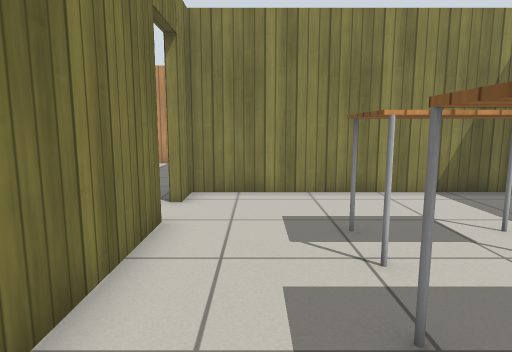
view 1 (above)

20 first-person views from a walk through a world built for the Gazebo simulator. The camera is 0.9 m above the floor, tilts 8° down and sees 75° across. The floor is counted in squares, 0.5 m on a side. Each view is taken from the middle of a square. On the plan, view 1 faces up. The plan holds only what a view shows up to about 17 squares ahead; the rest is blank. Gazebo's built-in surfaces are drawn with simple patterns.

view 2
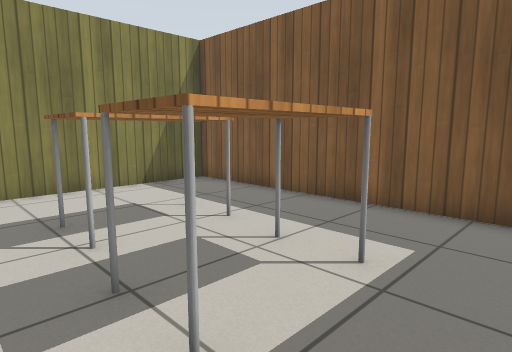

view 3
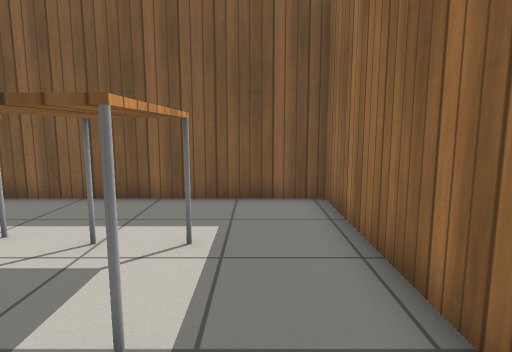

view 4
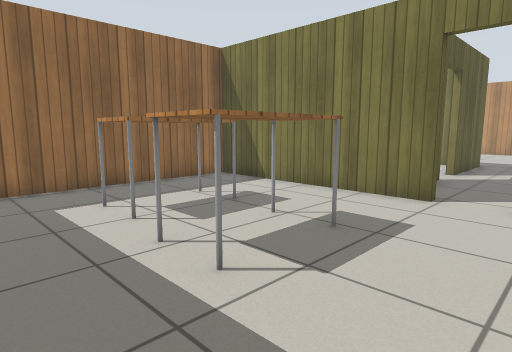

view 5
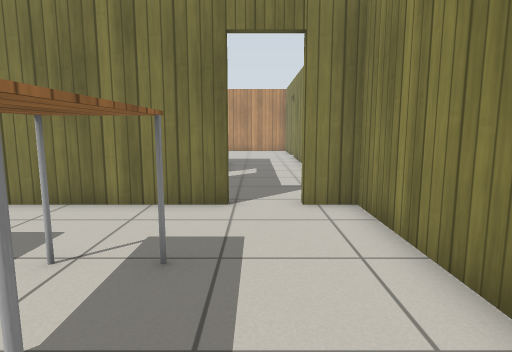

view 6
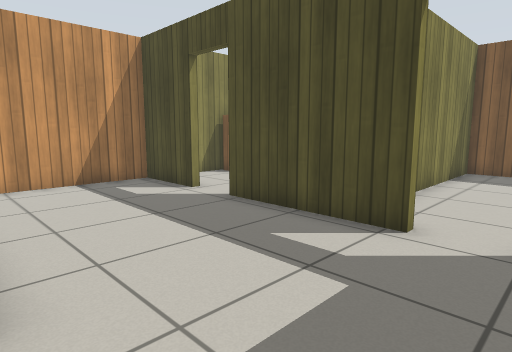

view 7
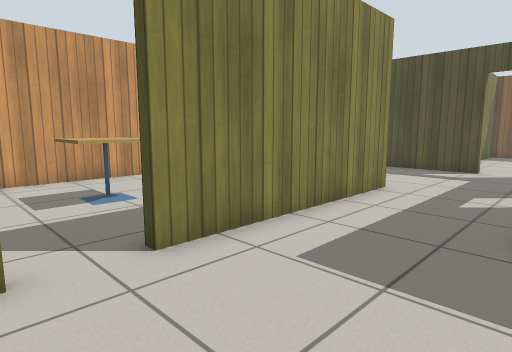

view 8
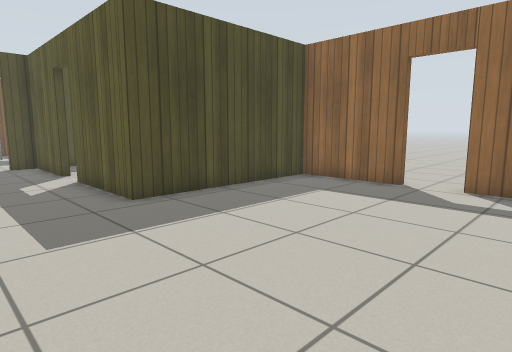

view 9
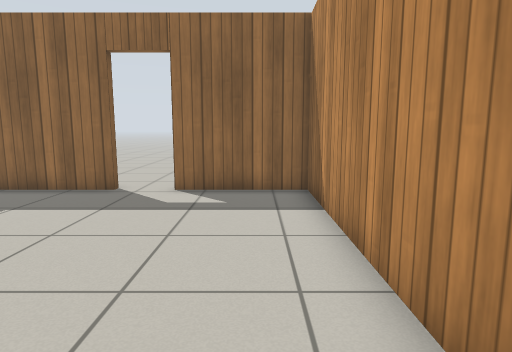

view 10
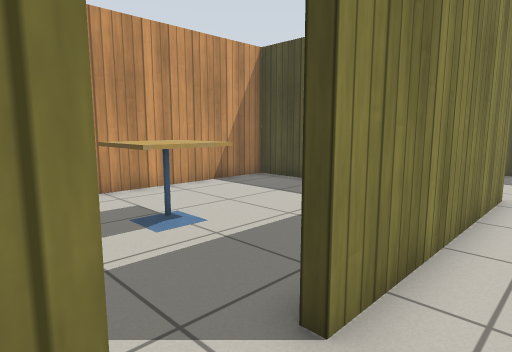

view 11
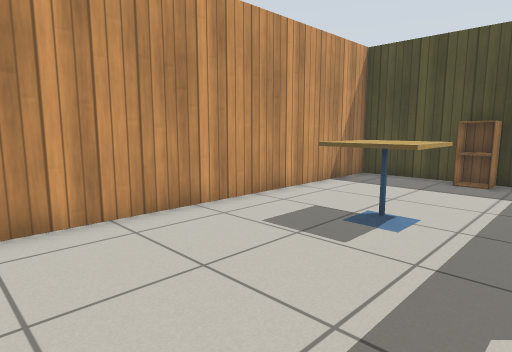

view 12
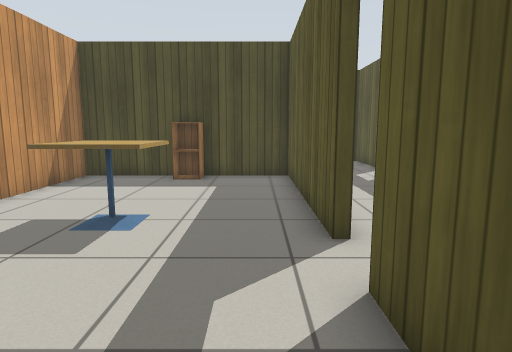

view 13
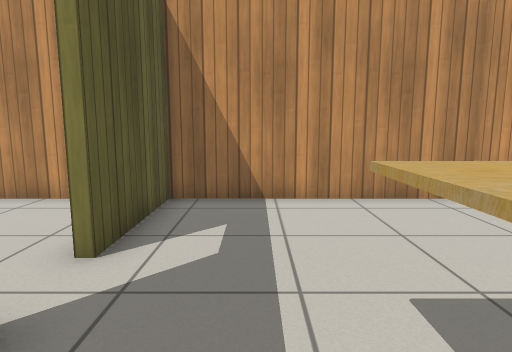

view 14
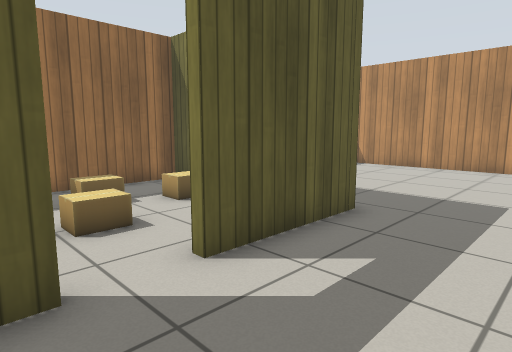

view 15
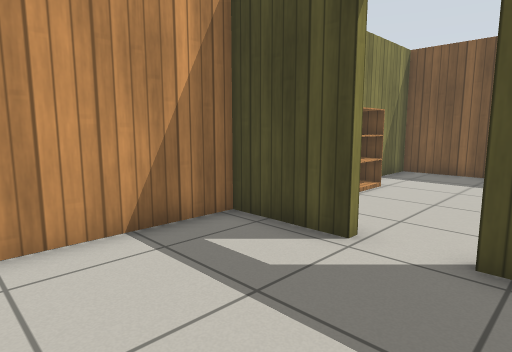

view 16
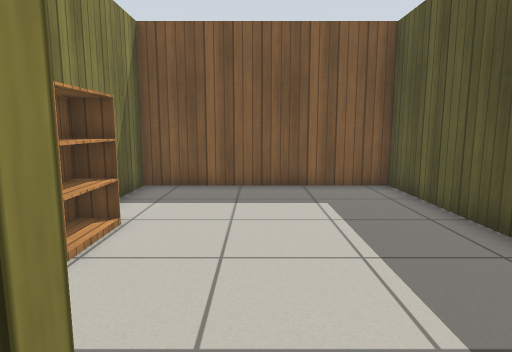

view 17
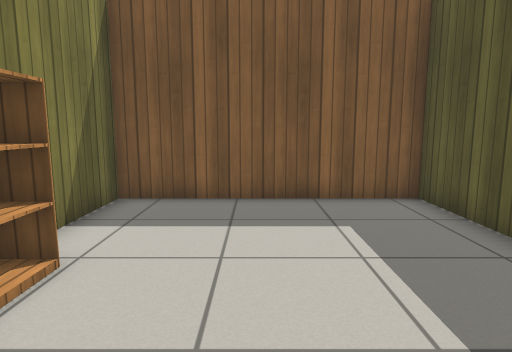

view 18
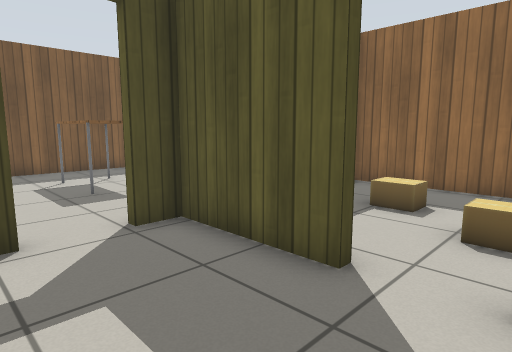

view 19
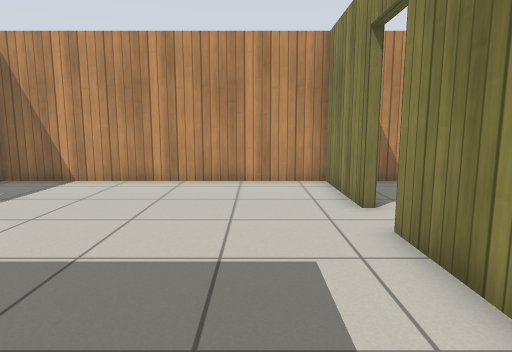

view 20
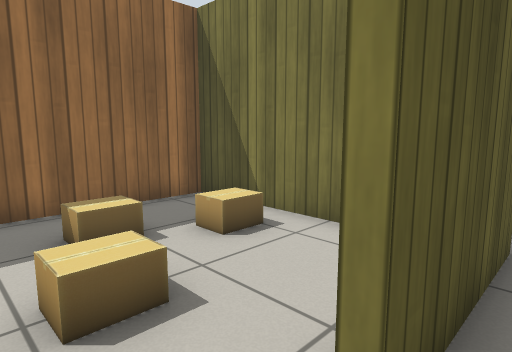

### Floor plan
Points are (right, up) in squares from view 1. A wall is a line through its corners. A room is listed if a view was taken in it or the views show most of it. See-through windows are left out.
Room 1 (views 1, 2, 3, 4, 5)
walls: (-1.8, 6.3) (-1.8, -1.8) (7.6, -1.8) (7.6, 9.4) (-1.8, 9.4) (-1.8, 8.1)
ways out: open door at (-2, 7.5) to room 2
objects: table (2, 1) to (4, 2); table (2, 4) to (4, 6)
Room 2 (views 6, 7, 8, 9, 10, 14, 15, 16, 18, 19, 20)
walls: (-7.7, 9.4) (-15.7, 9.4); (-17.4, 9.4) (-21.5, 9.4) (-21.5, -1.8) (-17.5, -1.8); (-5.9, 5.3) (-2.1, 5.3) (-2.1, 6.3); (-15.9, -1.8) (-11.9, -1.8) (-11.9, 5.3) (-7.6, 5.3); (-2.1, 8.1) (-2.1, 13); (-2.1, 14.7) (-2.1, 17.6) (-6.6, 17.6)
ways out: open door at (-2, 7.5) to room 1; open door at (-16.5, 9.5) to room 3; open door at (-2, 13.5) to room 4; open door at (-6.5, 5) to room 5; open door at (-16.5, -2)
Room 3 (views 11, 12, 13)
walls: (-15.8, 9.7) (-8.1, 9.7) (-8.1, 17.6) (-21.5, 17.6) (-21.5, 9.7) (-17.4, 9.7)
ways out: open door at (-16.5, 9.5) to room 2
objects: cafe table (-15, 13) to (-14, 14); cabinet (-9, 13) to (-9, 14)
Room 4 (view 17)
walls: (2.4, 9.7) (7.6, 9.7) (7.6, 17.6) (0.1, 17.6)
ways out: open door at (-2, 13.5) to room 2
objects: bookshelf (2, 17) to (3, 17)
Room 5 (no view inside)
walls: (-11.6, 4) (-11.6, -1.8) (-2.1, -1.8)
ways out: open door at (-6.5, 5) to room 2
objects: cardboard box (-10, 1); cardboard box (-8, 0) to (-8, 1); cardboard box (-7, 2) to (-7, 3); cardboard box (-5, 1)

Where each view was taken, in squares from view 1:
view 1: 0 up, 0 right, facing up
view 2: 1 down, 0 right, facing up-right
view 3: 0 up, 1 left, facing right
view 4: 9 up, 7 right, facing down-left
view 5: 7 up, 6 right, facing left
view 6: 6 up, 8 left, facing up-right
view 7: 5 up, 18 left, facing up-right
view 8: 9 up, 20 left, facing down-right
view 9: 8 up, 20 left, facing down
view 10: 8 up, 18 left, facing up-right
view 11: 11 up, 21 left, facing up-right
view 12: 11 up, 21 left, facing right
view 13: 12 up, 13 left, facing left
view 14: 9 up, 5 left, facing down-left
view 15: 12 up, 7 left, facing up-right
view 16: 14 up, 3 left, facing right
view 17: 14 up, 1 left, facing right
view 18: 9 up, 8 left, facing down-right
view 19: 7 up, 10 left, facing left
view 20: 6 up, 6 left, facing down-left
